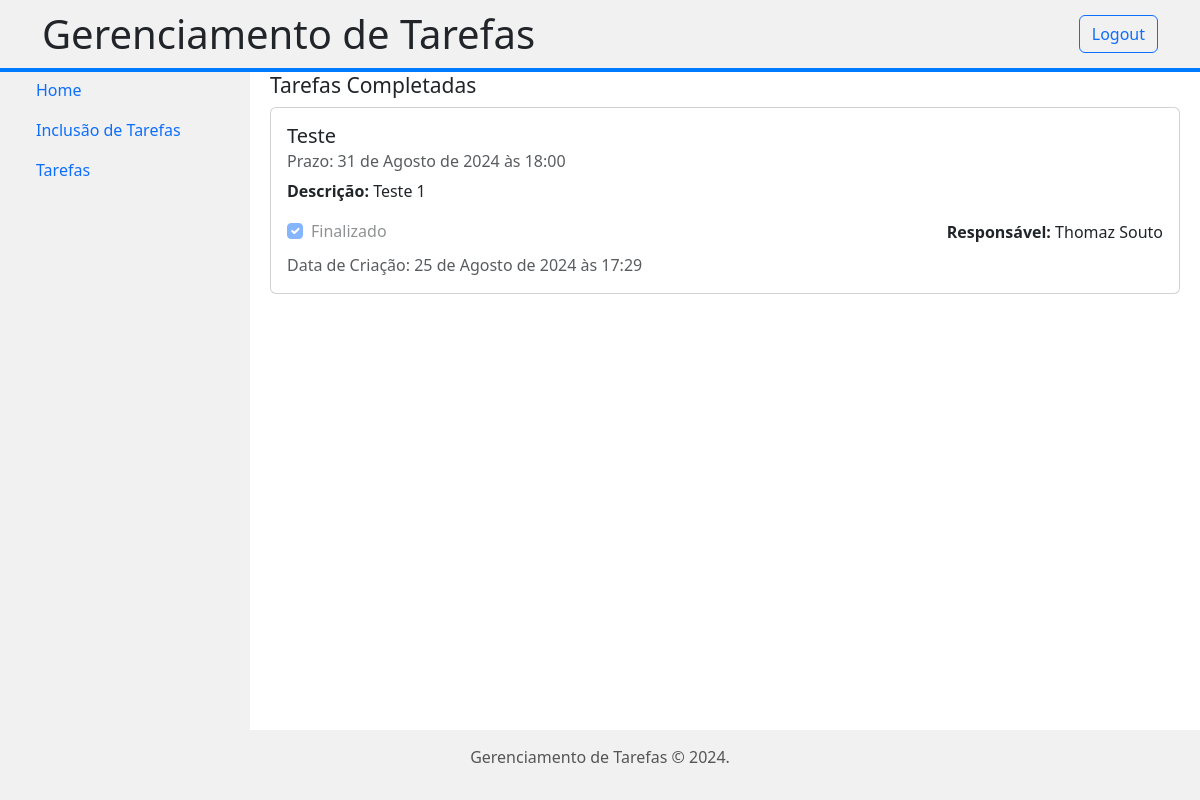
Before: /tasks/completadas/ (signed in) with the older database file.
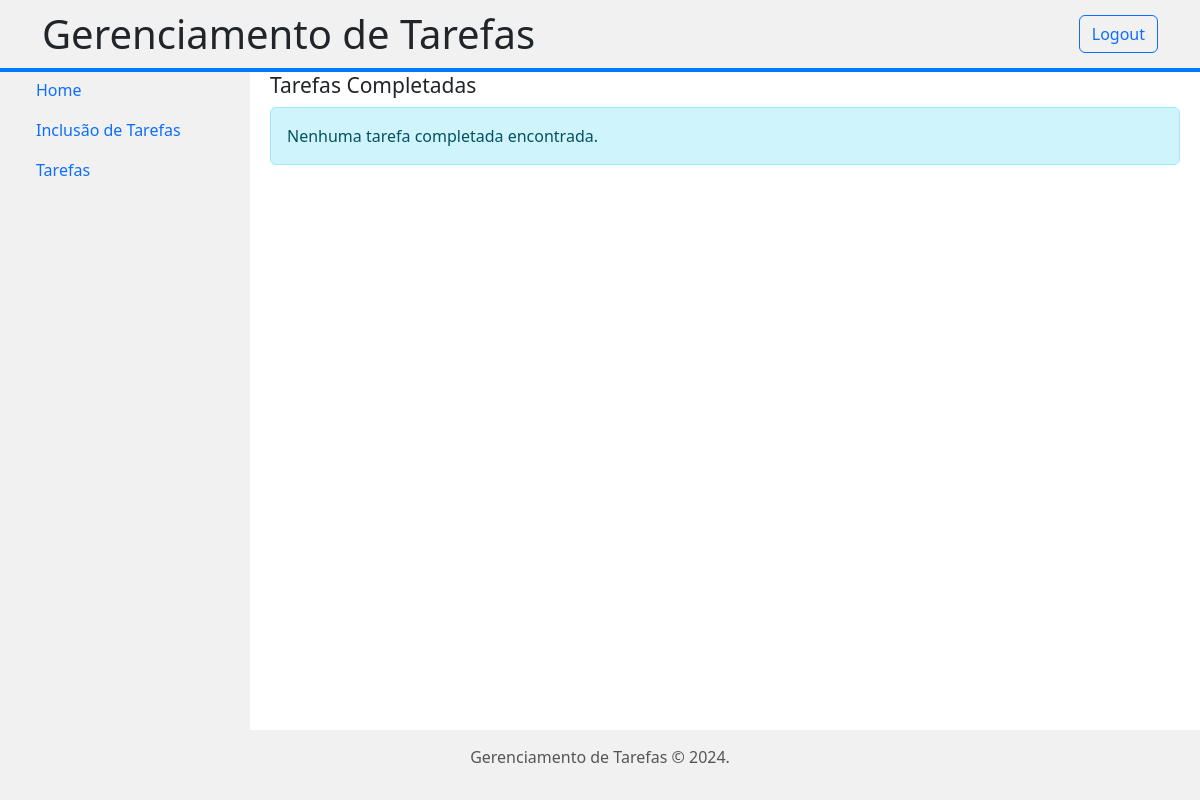
After: the same page with the newer database file.
### tasks/models.py (models this page shows, shortened)
class Task(models.Model):
    title = models.CharField(max_length=250)
    description = models.TextField()
    completed = models.BooleanField(default=False)
    created_at = models.DateTimeField(auto_now_add=True)
    due_date = models.DateTimeField()
    user = models.ForeignKey(User, on_delete=models.CASCADE, related_name='tasks')

### tasks/views.py (the view)
# urls.py: path('tasks/completadas/', views.tasksComp, name='completadas'),
@login_required
def tasksComp(request):
    tasks = Task.objects.filter(completed=True)
    return render(request, 'tasks/tasksComp.html', {'tasks': tasks})

### tasks/templates/tasks/tasksComp.html
{% extends "base.html" %}
{% load static %}
{% block content %}
<h4><small>Tarefas Completadas</small></h4>
<div class="row">
    {% for task in tasks %}
    <div class="col-md-12 mb-4">
        <div class="card">
            <div class="card-body">
                <h5 class="card-title">{{ task.title }}</h5>
                <h6 class="card-subtitle mb-2 text-muted">Prazo: {{ task.due_date }}</h6>
                <p class="card-text">
                    <strong>Descrição:</strong> {{ task.description }}
                </p>
                <div class="d-flex align-items-center mb-2">
                    <div class="form-check me-3">
                        <input type="checkbox" class="form-check-input" id="is_active_{{ task.pk }}" name="is_active" disabled {% if task.completed %}checked{% endif %}>
                        <label class="form-check-label" for="is_active_{{ task.pk }}">Finalizado</label>
                    </div>
                    <div class="ms-auto">
                        <p class="mb-0">
                            <strong>Responsável:</strong>
                            {% if task.user.get_full_name %}
                                {{ task.user.get_full_name }}
                            {% else %}
                                {{ task.user.username }}
                            {% endif %}
                        </p>
                    </div>
                </div>
                <p class="text-muted mb-0">Data de Criação: {{ task.created_at }}</p>
            </div>
        </div>
    </div>
    {% empty %}
    <div class="col-md-12">
        <div class="alert alert-info" role="alert">
            Nenhuma tarefa completada encontrada.
        </div>
    </div>
    {% endfor %}
</div>
{% endblock %}

Changed rows visible on the page:
removed Task: title "Teste", due_date "31 de Agosto de 2024 às 18:00", description "Teste 1", completed "☑", user.get_full_name "Thomaz Souto", created_at "25 de Agosto de 2024 às 17:29"
Other visible differences:
text now shown: "Nenhuma tarefa completada encontrada."
